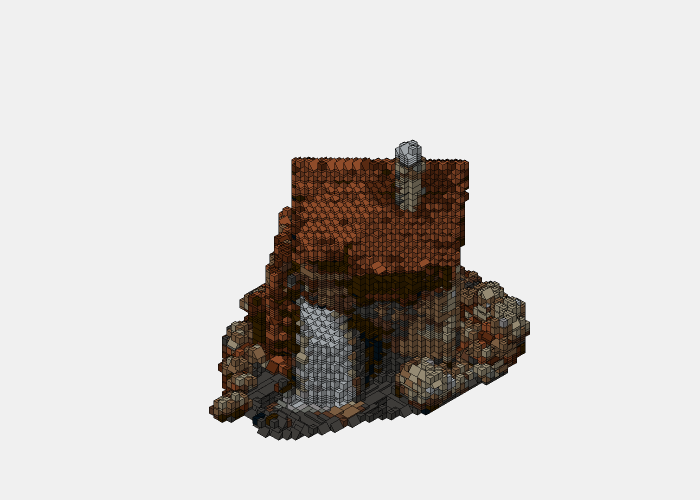
#> input picture examples/gallery/watermill_12k_parts.png, 1400 x 1000 px, given in place of ., which was not available (shown at 1/2 size)
$ python -i carve.py   (imports and definitions only)
#> lines starting #> are read from the running program, lines starting #| are printed output that depends on the picture; after the words box and inside, x2 and y2 are one past the last pixel; in counts of white or black regions, pixels touching at a corner belong together; pictures that were not available may be replaced by others from this repository, and a replacement may not be noted
"""Silhouette space-carving from a turntable image sequence.

Given N images of one object captured from evenly-spaced turntable angles
(default: 0, 360/N, ... degrees around the +Y axis, orthographic projection),
build a colored voxel grid at LEGO scale via the classical visual-hull method:

  1. Foreground/background segmentation per image. Background estimated from
     the four corner pixels, unless the caller supplies a hex color.
  2. Every voxel is projected into every view; a voxel is filled iff at least
     `min_views` views agree it lands on foreground.
  3. Transfer colors from visible surface pixels using a coarse depth buffer.
"""

from __future__ import annotations

import math
from dataclasses import dataclass
from pathlib import Path
from typing import Sequence

import numpy as np
from PIL import Image, ImageOps
from scipy import ndimage

from . import bricks, colors
from .voxelize import VoxelGrid


@dataclass
class View:
    image_rgb: np.ndarray   # (H, W, 3) uint8
    mask: np.ndarray        # (H, W) bool
    theta_deg: float        # rotation around +Y (CCW viewed from +Y)


# [5 lines left out: function _parse_hex, not called in this run]


def _auto_background(img: np.ndarray, sample: int = 8) -> np.ndarray:
    """Median color of corner patches."""
    h, w = img.shape[:2]
    s = sample
    patches = [img[:s, :s], img[:s, -s:], img[-s:, :s], img[-s:, -s:]]
    return np.median(np.concatenate([p.reshape(-1, 3) for p in patches], axis=0), axis=0)


def _foreground_mask(img: np.ndarray, background: np.ndarray | None,
                     tolerance: int = 28) -> np.ndarray:
    if background is None:
        background = _auto_background(img)
    diff = np.abs(img.astype(np.int16) - background.astype(np.int16)).max(axis=-1)
    return diff > tolerance


def load_views(paths: Sequence[str | Path], *,
               angles: Sequence[float] | None = None,
               background_hex: str | None = None,
               tolerance: int = 28,
               masks: Sequence[str | Path] | None = None) -> list[View]:
    """Load images and pair each with an angle around the +Y axis.

    If `angles` is None, angles are inferred as evenly-spaced turntable
    positions starting at 0 degrees.
    """
#> called with tolerance = 28
    paths = list(paths)
    if len(paths) < 2:
        raise ValueError("At least two views are required; four or more are recommended")
    if not 0 <= tolerance <= 255:
        raise ValueError("tolerance must be between 0 and 255")
    if masks is not None and len(masks) != len(paths):
        raise ValueError("masks length must match images length")
    if angles is None:
        angles = [i * 360.0 / len(paths) for i in range(len(paths))]
    elif len(angles) != len(paths):
        raise ValueError("angles length must match images length")
    if not np.isfinite(angles).all():
        raise ValueError("angles must be finite numbers")

    bg = np.array(_parse_hex(background_hex), dtype=np.uint8) if background_hex else None
    views: list[View] = []
    for i, (p, theta) in enumerate(zip(paths, angles)):
        with Image.open(p) as source:
#> source is the input picture: PIL image 1400x1000 RGB; mean R, G, B 209.2, 205.9, 203.6
            pil = ImageOps.exif_transpose(source).convert("RGBA")
            rgba = np.array(pil)
        img = rgba[..., :3]
        if masks is not None:
            with Image.open(masks[i]) as source:
                mask = np.array(ImageOps.exif_transpose(source).convert("L")) > 127
            if mask.shape != img.shape[:2]:
                raise ValueError(f"{p}: mask dimensions must match the image")
        elif (rgba[..., 3] < 255).any():
            mask = rgba[..., 3] > 127
        else:
            mask = _foreground_mask(img, bg, tolerance=tolerance)
#> in _foreground_mask, `background = _auto_background(img)`: background = [240, 240, 240]
#> in _foreground_mask, `diff = np.abs(img.astype(np.int16) - background.astype(np.int16)).max(..`:
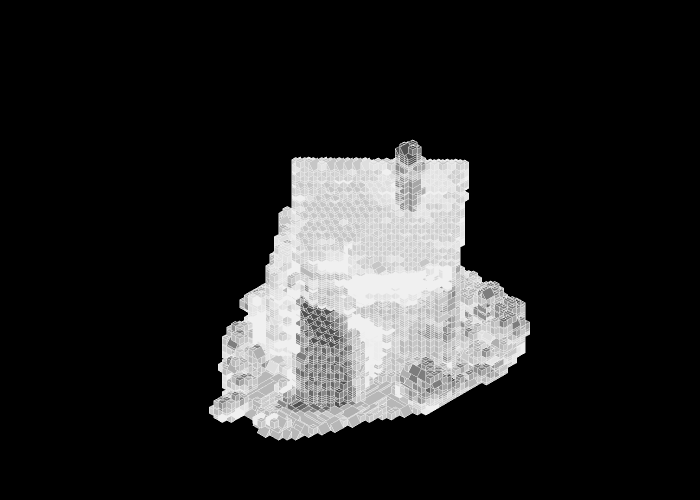
#> diff: shape (1000, 1400) int16 (shown at 1/2 size); min 0, max 240, mean 36.5
#> in _foreground_mask, `return diff > tolerance`:
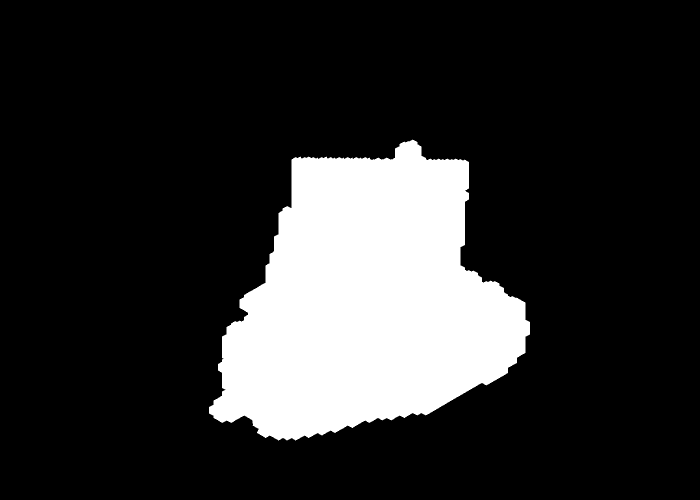
#> returned value: shape (1000, 1400) bool (shown at 1/2 size); 17.8% white; 1 white region, box (x1, y1, x2, y2) and area: (418, 279, 1060, 881) 249315
#> pass 3 of the loop in load_views, `for i, (p, theta) in enumerate(zip(paths, angles)):`:
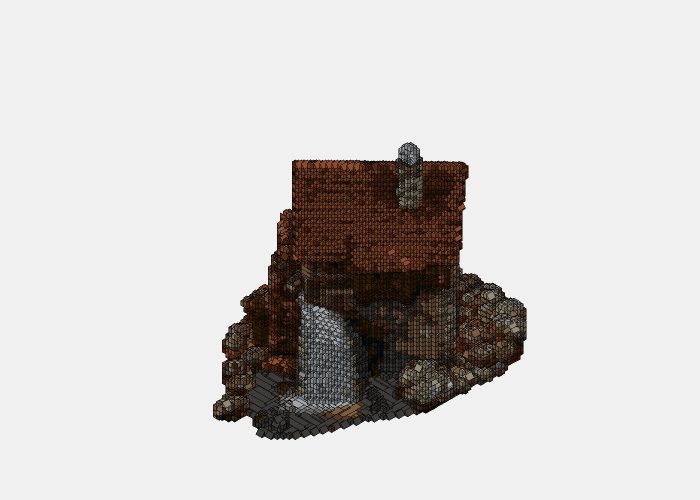
#> input picture examples/gallery/watermill_38k_parts.png, 1400 x 1000 px, given in place of , which was not available (shown at 1/2 size)
#> in load_views, source is the input picture: PIL image 1400x1000 RGB; mean R, G, B 208.1, 205.4, 203.5
#> in _foreground_mask (call 3), `diff = np.abs(img.astype(np.int16) - background.astype(np.int16)).max(..`:
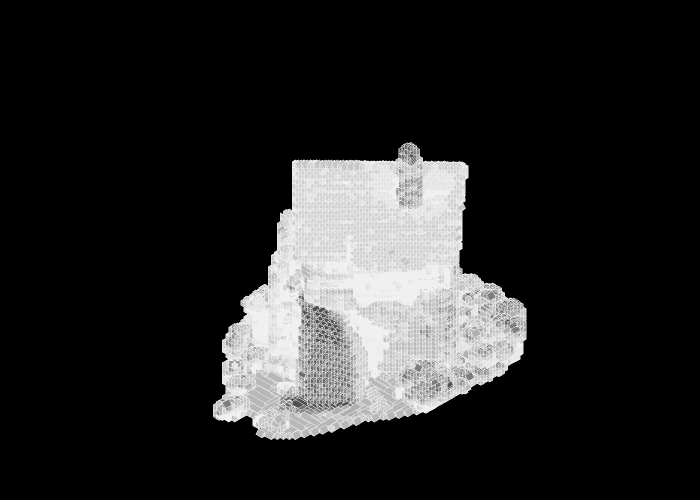
#> diff: shape (1000, 1400) int16 (shown at 1/2 size); min 0, max 240, mean 36.6
#> in _foreground_mask (call 3), `return diff > tolerance`:
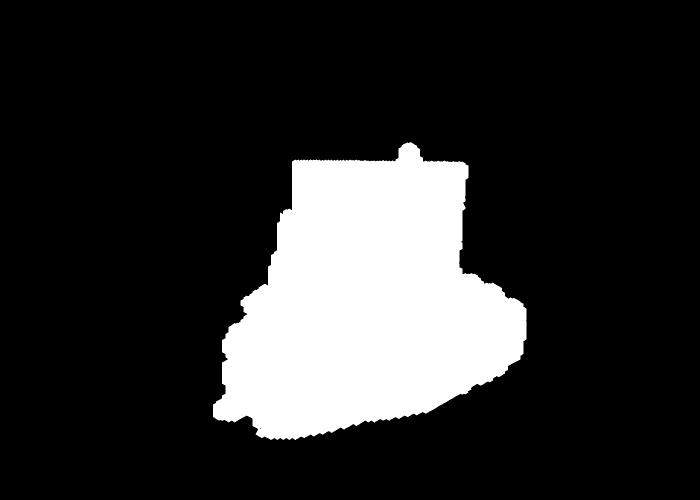
#> returned value: shape (1000, 1400) bool (shown at 1/2 size); 17.4% white; 1 white region, box (x1, y1, x2, y2) and area: (426, 284, 1053, 880) 243878
#> the loop made 8 passes; the first 3 are shown
        if mask.sum() < 50:
            raise ValueError(
                f"{p}: foreground mask has {mask.sum()} pixels — is the background wrong?"
            )
        views.append(View(image_rgb=img, mask=mask, theta_deg=float(theta)))
    return views


# [118 lines left out: functions _view_bounds, _carve_grid, not called in this run]


def carve(paths: Sequence[str | Path], *,
          max_studs: int = 32,
          angles: Sequence[float] | None = None,
          background_hex: str | None = None,
          tolerance: int = 28,
          min_views_fraction: float = 1.0,
          masks: Sequence[str | Path] | None = None) -> VoxelGrid:
    """Space-carve `paths` into a colored VoxelGrid at LEGO scale.

    `min_views_fraction`: 1.0 = strict (intersection of all views). 0.9 tolerates
    one view voting wrong (useful with 10+ views).
    """
    views = load_views(paths, angles=angles, background_hex=background_hex,
                        tolerance=tolerance, masks=masks)
    occupied, rgb = _carve_grid(views, max_studs=max_studs,
                                 min_views_fraction=min_views_fraction)
    if not occupied.any():
        raise RuntimeError(
            "Space carving produced no occupied voxels. Try a different "
            "--background hex or lower --min-views-fraction."
        )

    H, W, D = occupied.shape
    palette_idx = np.full((H, W, D), -1, dtype=np.int16)
    occ_pts = np.argwhere(occupied)
    voxel_colors = rgb[occ_pts[:, 0], occ_pts[:, 1], occ_pts[:, 2]]
    idx = colors.snap_rgb_to_palette(voxel_colors)
    palette_idx[occ_pts[:, 0], occ_pts[:, 1], occ_pts[:, 2]] = idx
    return VoxelGrid(palette_idx=palette_idx, metadata={
        "method": "visual_hull", "max_studs": max_studs,
        "images": [str(p) for p in paths], "angles": [v.theta_deg for v in views],
        "foreground_pixels": [int(v.mask.sum()) for v in views],
        "tolerance": tolerance, "min_views_fraction": min_views_fraction,
        "assumptions": "Level turntable views, fixed scale, centered object, orthographic projection.",
        "limitation": "Silhouettes cannot recover hidden concavities or arbitrary camera poses.",
    })

#> (the run stopped early here; a loop or call above may not have finished)
